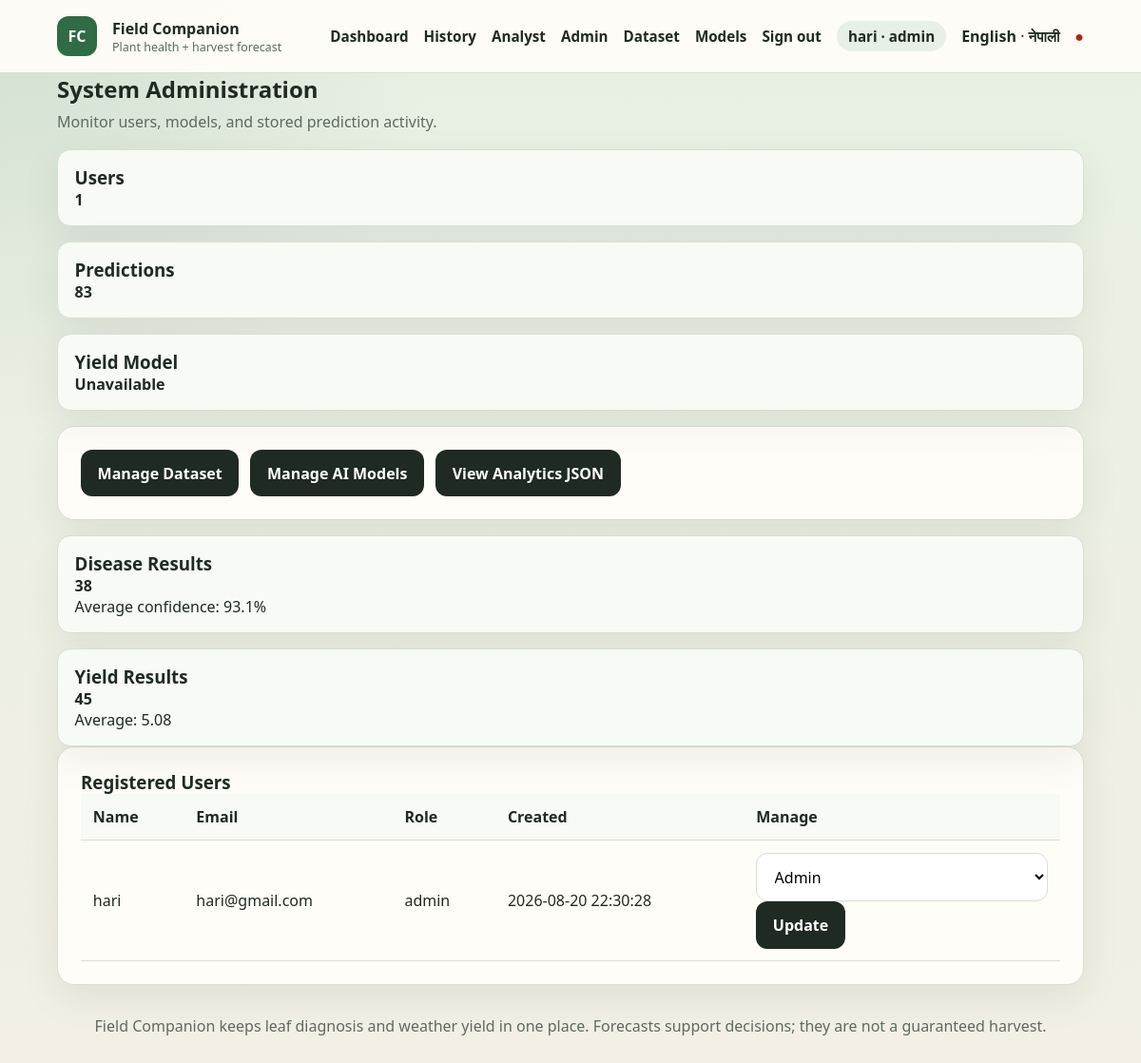
Page /admin (signed in) on the earlier database version.
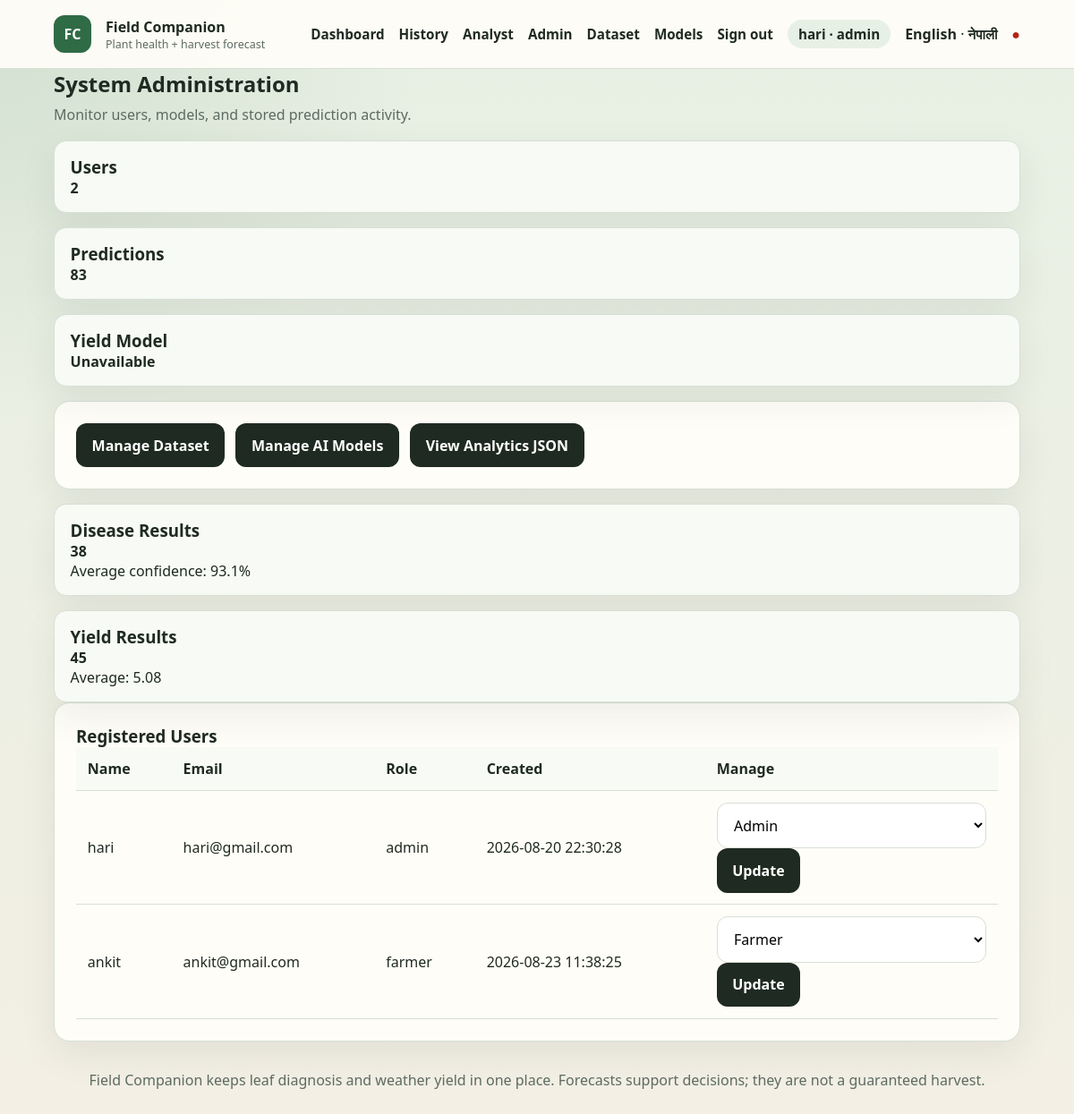
Same page on the later database version.
### tables this page shows
CREATE TABLE users (
                id INTEGER PRIMARY KEY AUTOINCREMENT,
                name TEXT NOT NULL,
                email TEXT NOT NULL UNIQUE,
                password_hash TEXT NOT NULL,
                role TEXT NOT NULL DEFAULT 'farmer',
                created_at TEXT NOT NULL DEFAULT CURRENT_TIMESTAMP
            );

### app.py (the view)
@app.route("/admin")
@role_required("admin")
def admin_dashboard():
    return render_template(
        "admin.html",
        users=list_users(),
        users_count=count_records("users"),
        predictions_count=count_records("prediction_history"),
        summaries=prediction_summary(),
        yield_model_ready=yield_model_ready,
        buddy_ready=yield_pipeline.buddy_ready,
    )

### app.py (called while the page is built)
@app.before_request
def enforce_csrf():
    if request.endpoint in {"static"}:
        return None
    return csrf_protect(lambda: None)()

@app.after_request
def add_security_headers(response):
    response.headers.setdefault("X-Content-Type-Options", "nosniff")
    response.headers.setdefault("X-Frame-Options", "SAMEORIGIN")
    response.headers.setdefault("Referrer-Policy", "strict-origin-when-cross-origin")
    response.headers.setdefault(
        "Content-Security-Policy",
        "default-src 'self'; img-src 'self' data:; style-src 'self' 'unsafe-inline'; script-src 'self'; connect-src 'self'; base-uri 'self'; form-action 'self'",
    )
    response.headers.setdefault("Permissions-Policy", "camera=(), microphone=(), geolocation=()")
    if getattr(g, "rate_remaining", None) is not None:
        response.headers["X-RateLimit-Remaining"] = str(g.rate_remaining)
    return response

def current_user():
    user_id = session.get("user_id")
    return find_user(user_id) if user_id else None

def current_lang():
    return session.get("lang", DEFAULT_LANG)

@app.context_processor
def inject_globals():
    lang = current_lang()
    return {
        "csrf_token": generate_csrf_token(),
        "user": current_user(),
        "lang": lang,
        "supported_languages": SUPPORTED_LANGUAGES,
        "language_labels": LANGUAGE_LABELS,
        "t": lambda key, **kwargs: translate(lang, key, **kwargs),
        "crop_label": lambda crop: crop_label(crop, lang),
        "js_i18n": js_strings_for(lang),
    }

def role_required(*roles):
    def decorator(view):
        @wraps(view)
        def wrapped(*args, **kwargs):
            user = current_user()
            if not user:
                if request.path.startswith("/api/"):
                    return jsonify({"error": "Authentication required."}), 401
                return redirect(url_for("login", next=request.path))
            if user["role"] not in roles:
                if request.path.startswith("/api/"):
                    return jsonify({"error": "You do not have permission for this resource."}), 403
                return render_template("error.html", code=403, message="You do not have permission for this page."), 403
            return view(*args, **kwargs)
        return wrapped
    return decorator

### translations.py (called while the page is built)
def js_strings_for(lang):
    lang = lang if lang in UI_STRINGS else DEFAULT_LANG
    return {k[3:]: v for k, v in UI_STRINGS[lang].items() if k.startswith("js_")}

### templates/admin.html (shortened to what this page needs)
{% extends "base.html" %}
{% block content %}
<div class="page-heading"><div><h2>{{ t('admin_title') }}</h2><p>{{ t('admin_desc') }}</p></div></div>
<div class="status-grid admin-stats"><div class="status-card"><h3>{{ t('admin_users') }}</h3><strong>{{ users_count }}</strong></div><div class="status-card"><h3>{{ t('admin_predictions') }}</h3><strong>{{ predictions_count }}</strong></div><div class="status-card"><h3>{{ t('admin_yield_model') }}</h3><strong>{{ t('admin_ready') if yield_model_ready else t('admin_unavailable') }}{% if buddy_ready %} · {{ t('admin_buddy_on') }}{% endif %}</strong></div></div>
<div class="panel admin-actions"><a class="btn btn-secondary" href="{{ url_for('manage_dataset') }}">{{ t('btn_manage_dataset') }}</a><a class="btn btn-secondary" href="{{ url_for('manage_models') }}">{{ t('btn_manage_models') }}</a><a class="btn btn-secondary" href="{{ url_for('analytics') }}">{{ t('btn_view_analytics') }}</a></div>
<div class="status-grid admin-stats">{% for summary in summaries %}<div class="status-card"><h3>{{ summary['prediction_type']|capitalize }} Results</h3><strong>{{ summary['total'] }}</strong><p>{% if summary['prediction_type'] == 'yield' %}{{ t('th_average') }}: {{ summary['average_yield']|round(2) }}{% else %}{{ t('th_average_confidence') }}: {{ (summary['average_confidence'] * 100)|round(1) }}%{% endif %}</p></div>{% endfor %}</div>
<div class="table-panel panel"><h3>{{ t('registered_users') }}</h3><div class="table-scroll"><table><thead><tr><th>{{ t('label_name') }}</th><th>{{ t('label_email') }}</th><th>{{ t('th_role') }}</th><th>{{ t('th_created') }}</th><th>{{ t('th_manage') }}</th></tr></thead><tbody>{% for user in users %}<tr><td>{{ user['name'] }}</td><td>{{ user['email'] }}</td><td>{{ user['role'] }}</td><td>{{ user['created_at'] }}</td><td><form method="post" action="{{ url_for('update_user_role', user_id=user['id']) }}"><input type="hidden" name="csrf_token" value="{{ csrf_token }}"><select name="role"><option value="farmer" {% if user['role'] == 'farmer' %}selected{% endif %}>{{ t('role_farmer') }}</option><option value="analyst" {% if user['role'] == 'analyst' %}selected{% endif %}>{{ t('role_analyst') }}</option><option value="admin" {% if user['role'] == 'admin' %}selected{% endif %}>{{ t('role_admin') }}</option></select><button class="btn btn-secondary" type="submit">{{ t('btn_update') }}</button></form></td></tr>{% endfor %}</tbody></table></div></div>
{% endblock %}

### templates/base.html (shortened to what this page needs)
<!DOCTYPE html>
<html lang="{{ lang }}">
<head>
    <link rel="stylesheet" href="{{ url_for('static', filename='css/style.css') }}">
</head>
<body>
    <nav class="navbar">
        <div class="container">
            <a class="navbar-brand" href="{{ url_for('index') }}">
                <span class="brand-mark">FC</span>
                <span>
                    <strong>Field Companion</strong>
                    <small>{{ t('brand_tagline') }}</small>
                </span>
            </a>
            <div class="navbar-menu" id="navbar-menu">
                <a href="{{ url_for('index') }}">{{ t('nav_dashboard') }}</a>
                {% if user %}<a href="{{ url_for('history') }}">{{ t('nav_history') }}</a>{% endif %}
                {% if user and user['role'] in ('analyst', 'admin') %}<a href="{{ url_for('analyst_dashboard') }}">{{ t('nav_analyst') }}</a>{% endif %}
                {% if user and user['role'] == 'admin' %}
                    <a href="{{ url_for('admin_dashboard') }}">{{ t('nav_admin') }}</a>
                    <a href="{{ url_for('manage_dataset') }}">{{ t('nav_dataset') }}</a>
                    <a href="{{ url_for('manage_models') }}">{{ t('nav_models') }}</a>
                {% endif %}
                {% if user %}
                    <a href="{{ url_for('logout') }}">{{ t('nav_sign_out') }}</a>
                    <span class="user-chip">{{ user['name'] }} · {{ user['role'] }}</span>
                {% else %}
                    <a href="{{ url_for('login') }}">{{ t('nav_sign_in') }}</a>
                {% endif %}
                <span class="lang-switch">
                    {% for code in supported_languages %}
                        {% if code == lang %}
                            <strong>{{ language_labels[code] }}</strong>
                        {% else %}
                            <a href="{{ url_for('set_language', lang_code=code) }}">{{ language_labels[code] }}</a>
                        {% endif %}
                        {% if not loop.last %} · {% endif %}
                    {% endfor %}
                </span>
                <span class="status-indicator" id="health-status" title="API status">●</span>
            </div>
        </div>
    </nav>
    <main class="container">
        {% block content %}{% endblock %}
    </main>
    <footer>
        <p>{{ t('footer_note') }}</p>
    </footer>
</body>
</html>

### static/css/style.css (style rules this page uses)
:root { --bg: #f3efe4; --bg-accent: #e7f0e4; --ink: #1f2a22; --muted: #5d6b61; --primary: #2f6b45; --primary-dark: #214d32; --secondary: #c47b2b; --card: #fffdf8; --line: #d7e0d4; --danger: #b42318; --warning: #9a6700; --radius: 18px; --shadow: 0 14px 40px rgba(33, 52, 38, 0.08); }
* { box-sizing: border-box; margin: 0; padding: 0; }
body { font-family: "Source Sans 3", "Segoe UI", sans-serif; background: radial-gradient(circle at top left, rgba(47, 107, 69, 0.12), transparent 28%), linear-gradient(180deg, var(--bg-accent), var(--bg)); color: var(--ink); min-height: 100vh; }
.container { max-width: 1120px; margin: 0 auto; padding: 0 20px; }
.navbar { position: sticky; top: 0; z-index: 20; background: rgba(255, 253, 248, 0.92); backdrop-filter: blur(10px); border-bottom: 1px solid var(--line); }
.navbar .container, .navbar-menu, .navbar-brand { display: flex; align-items: center; gap: 1rem; }
.navbar .container { justify-content: space-between; min-height: 76px; }
.navbar-brand { text-decoration: none; color: var(--ink); }
.navbar-brand small { display: block; color: var(--muted); font-size: 0.78rem; }
.brand-mark { width: 42px; height: 42px; border-radius: 12px; display: grid; place-items: center; background: var(--primary); color: white; font-weight: 800; }
.navbar-menu a, .navbar-menu .user-chip { color: var(--ink); text-decoration: none; font-weight: 600; font-size: 0.95rem; }
.user-chip { background: var(--bg-accent); border-radius: 999px; padding: 0.35rem 0.75rem; color: var(--muted); }
.status-indicator { color: var(--primary); }
main { padding: 2rem 0 3rem; }
.hero, .panel, .status-card, .info-panel, .table-panel, .auth-panel { background: var(--card); border: 1px solid var(--line); border-radius: var(--radius); box-shadow: var(--shadow); }
.hero p, .panel-description, .hint, .weather-source, .empty-state, .page-heading p { color: var(--muted); line-height: 1.55; }
.hero-status, .status-grid, .workflow, .panels-grid, .info-grid, .weather-grid, .yield-summary-grid { display: grid; gap: 1rem; }
.status-card, .workflow article, .info-card { padding: 1rem 1.1rem; border-radius: 14px; background: #f7faf5; border: 1px solid var(--line); }
.panel, .info-panel, .table-panel, .auth-panel { padding: 1.5rem; }
.panel h2, .info-panel h2, .page-heading h2 { margin-bottom: 0.4rem; }
select, input[type="text"], input[type="email"], input[type="password"], input[type="number"], input[type="file"] { width: 100%; padding: 0.8rem 0.9rem; border: 1px solid var(--line); border-radius: 12px; background: white; font: inherit; }
.btn { border: 0; border-radius: 12px; padding: 0.85rem 1.1rem; font: inherit; font-weight: 700; cursor: pointer; text-decoration: none; display: inline-flex; justify-content: center; }
.btn-secondary { background: var(--ink); color: white; }
.page-heading { display: flex; justify-content: space-between; margin-bottom: 1rem; }
.table-scroll { overflow-x: auto; }
table { width: 100%; border-collapse: collapse; }
th, td { text-align: left; padding: 0.8rem; border-bottom: 1px solid var(--line); }
th { background: #f7faf5; }
.admin-actions { display: flex; gap: 0.75rem; flex-wrap: wrap; margin: 1rem 0; }
footer { color: var(--muted); text-align: center; padding: 2rem 1rem 3rem; }

Differences in the rows shown:
added users: name "ankit", email "ankit@gmail.com", role "farmer", created_at "2026-08-23 11:38:25", role "Farmer", t "Update"
Other differences:
{{ users_count }}: "1" → "2"
